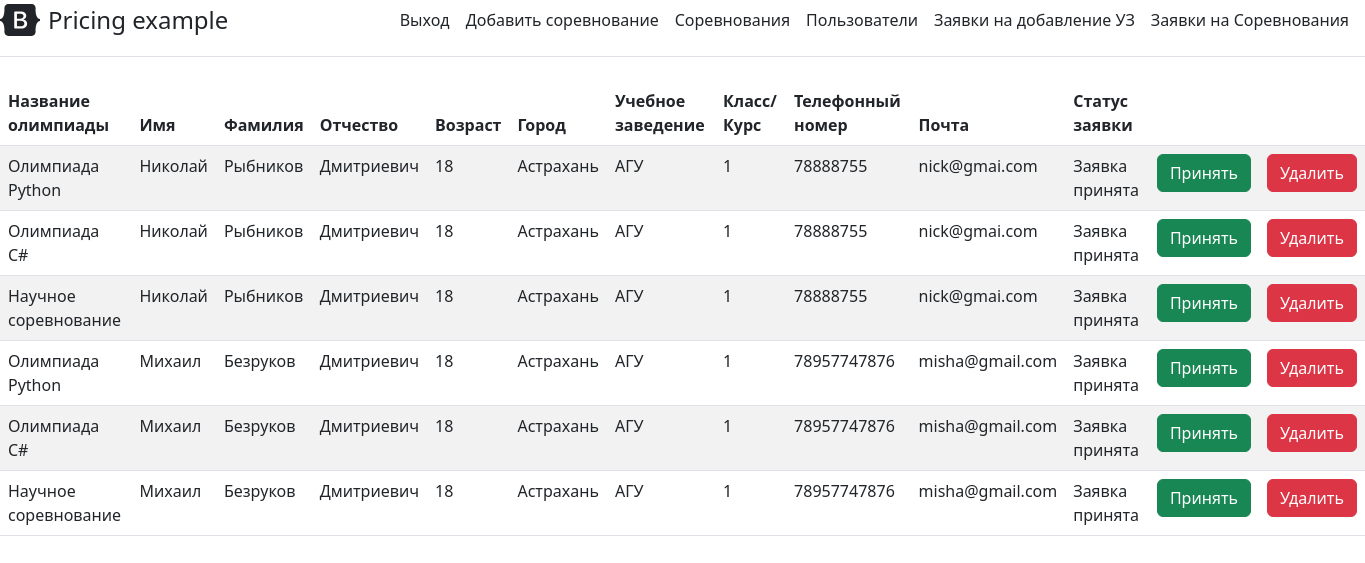
Screenshot of /admin/submitted_applications (signed in) with the database file from the repository.
### user_data.py (models this page shows, shortened)
class Sent_applications(db.Model):
    id = db.Column(db.Integer, primary_key=True)
    title_olympiad = db.Column(db.String(100), nullable=False)
    name = db.Column(db.String(50), nullable=True)
    surname = db.Column(db.String(50), nullable=True)
    patronymic = db.Column(db.String(50), nullable=True)
    old = db.Column(db.Integer)
    city = db.Column(db.String(100))
    educational_institution = db.Column(db.String(100))
    classe = db.Column(db.String(100))
    phone_number = db.Column(db.String(100))
    email = db.Column(db.String(50), nullable=True)
    approved = db.Column(db.String(100), default="Заявка на рассмотрении")
    __table_args__ = (db.UniqueConstraint('title_olympiad', 'email', name='_title_email_uc'),)

### admin/admin.py (the view)
@admin.route('/submitted_applications')
@login_required
def submitted_applications():
    if current_user.access_level != 2:
        return redirect(url_for('main_page'))
    sent_applications = Sent_applications.query.order_by().all()
    return render_template('admin/submitted_applications.html', sent_applications=sent_applications)

### app.py (called while the page is built)
@login_manager.user_loader
def load_user(user_id):
    return Users.query.get(int(user_id))

### admin/templates/admin/submitted_applications.html (shortened to what this page needs)
{% extends 'admin/main_admin.html' %}
{% block body %}
<table class="table table-striped">
    <thead>
        <tr>
            <th>Название олимпиады</th>
            <th>Имя</th>
            <th>Фамилия</th>
            <th>Отчество</th>
            <th>Возраст</th>
            <th>Город</th>
            <th>Учебное заведение</th>
          <th>Класс/Курс</th>
          <th>Телефонный номер</th>
          <th>Почта</th>
          <th>Статус заявки</th>
          <th></th>
            <th></th>
        </tr>
    </thead>
    <tbody>
        {% for sa in sent_applications %}
        <tr>
            <td>{{ sa.title_olympiad }}</td>
            <td>{{ sa.name }}</td>
            <td>{{ sa.surname }}</td>
            <td>{{ sa.patronymic }}</td>
          <td>{{ sa.old }}</td>
          <td>{{ sa.city }}</td>
          <td>{{ sa.educational_institution }}</td>
          <td>{{ sa.classe }}</td>
          <td>{{ sa.phone_number }}</td>
          <td>{{ sa.email }}</td>
          <td>{{ sa.approved }}</td>
            <td><a href ="/admin/submitted_applications/{{ sa.id }}/approve" class ='btn btn-success'>Принять</a></td>
            <td><a href ="/admin/submitted_applications/{{ sa.id }}/delete" class ='btn btn-danger'>Удалить</a></td>
        </tr>
        {% endfor %}
    </tbody>
</table>
{% endblock %}

### rows the page displays
Sent_applications: title_olympiad "Олимпиада Python", name "Николай", surname "Рыбников", patronymic "Дмитриевич", old "18", city "Астрахань", educational_institution "АГУ", classe "1", phone_number "78888755", email "nick@gmai.com", approved "Заявка принята"
Sent_applications: title_olympiad "Олимпиада C#", name "Николай", surname "Рыбников", patronymic "Дмитриевич", old "18", city "Астрахань", educational_institution "АГУ", classe "1", phone_number "78888755", email "nick@gmai.com", approved "Заявка принята"
Sent_applications: title_olympiad "Научное соревнование", name "Николай", surname "Рыбников", patronymic "Дмитриевич", old "18", city "Астрахань", educational_institution "АГУ", classe "1", phone_number "78888755", email "nick@gmai.com", approved "Заявка принята"
Sent_applications: title_olympiad "Олимпиада Python", name "Михаил", surname "Безруков", patronymic "Дмитриевич", old "18", city "Астрахань", educational_institution "АГУ", classe "1", phone_number "78957747876", email "misha@gmail.com", approved "Заявка принята"
Sent_applications: title_olympiad "Олимпиада C#", name "Михаил", surname "Безруков", patronymic "Дмитриевич", old "18", city "Астрахань", educational_institution "АГУ", classe "1", phone_number "78957747876", email "misha@gmail.com", approved "Заявка принята"
Sent_applications: title_olympiad "Научное соревнование", name "Михаил", surname "Безруков", patronymic "Дмитриевич", old "18", city "Астрахань", educational_institution "АГУ", classe "1", phone_number "78957747876", email "misha@gmail.com", approved "Заявка принята"
